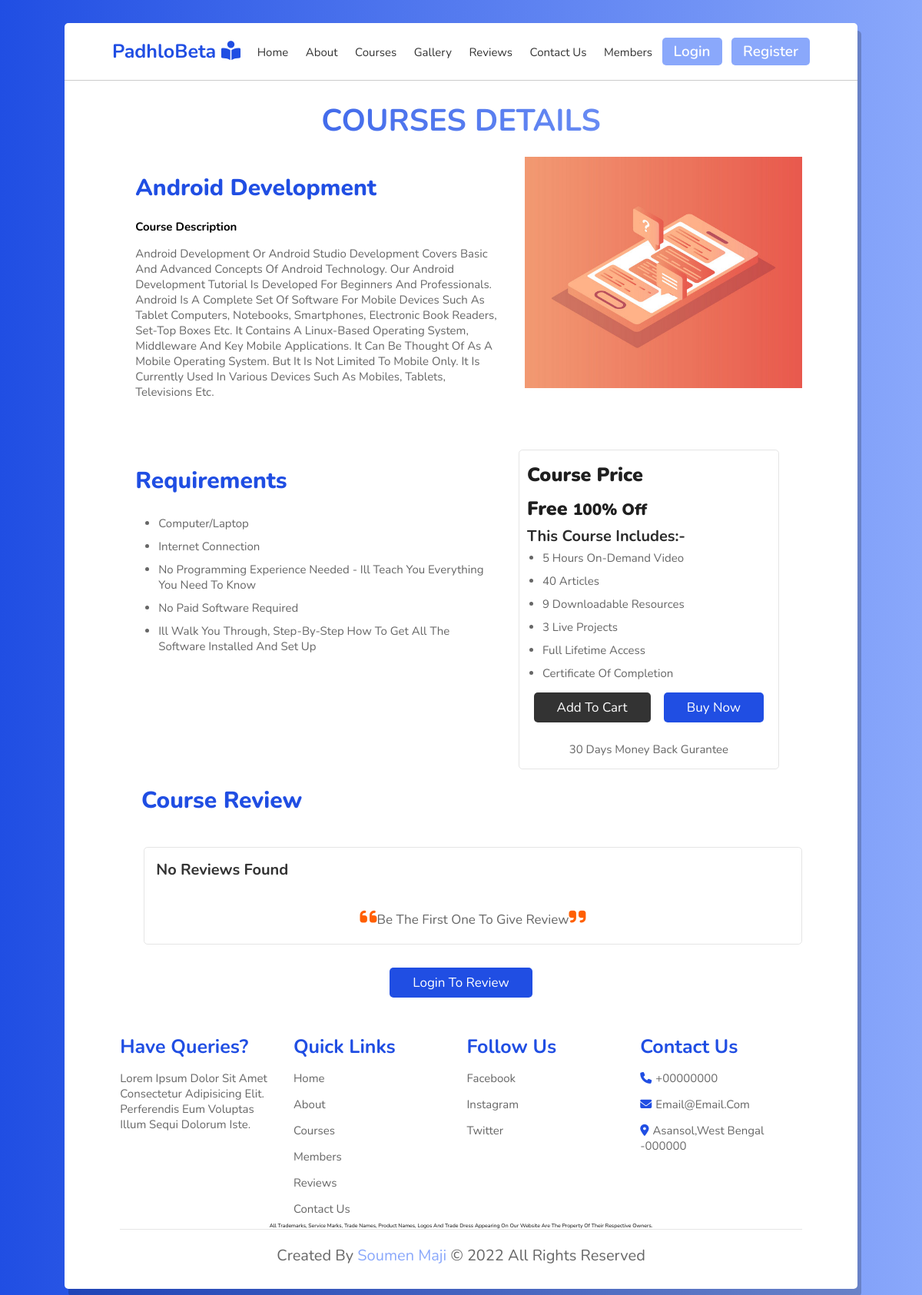
/course-details.php?cid=2, run on the app's committed database.
### tables this page shows
CREATE TABLE `courses` (
  `course_id` int(11) NOT NULL,
  `name` varchar(255) NOT NULL,
  `path` varchar(255) NOT NULL,
  `description` varchar(2550) NOT NULL,
  `rating` int(1) NOT NULL,
  `price` int(5) DEFAULT NULL,
  `duration` int(10) NOT NULL DEFAULT 6
);

### course-details.php (the view, shortened to what this page needs)
<!DOCTYPE html>
<html lang="en">
<head>
    <link rel="stylesheet" href="style.css">
    <link rel="stylesheet" href="https://cdnjs.cloudflare.com/ajax/libs/font-awesome/6.1.1/css/all.min.css">
</head>
<body>
    <div class="container">
        <?php include 'header.php' ?>
        <h1 class="heading">Courses Details </h1>
        <?php
        include 'dbconnect.php';
        $course_id=$_GET['cid'];
        $sql="SELECT * FROM `courses` WHERE `course_id`='$course_id'";
        $result=mysqli_query($conn,$sql);
        while ($row = mysqli_fetch_assoc($result)) {
            $course_name=$row['name'];
            $course_desc=$row['description'];
            $course_path=$row['path'];
            $course_price=$row['price'];
            if($course_price==0){
                $course_price="Free";
            }
            else{
                $course_price="₹".$course_price;
            }
       echo' <section class="course-details">
            <div class="course-cont">
                <h2 class="course-heading">'.$course_name.'</h2>
                <h4 class="course-description">Course Description</h4>
                <p>'.$course_desc.'</p>
            </div>
            <div class="course-img">
            <img src="'.$course_path.''.$course_id.'.jpg" alt="">
            </div>
        </section>
        <section class="course-details">
            <div class="course-cont">
                <h2 class="course-heading">Requirements</h2>
                <ul>
                    <li>Computer/Laptop</li>
                    <li>Internet Connection</li>
                    <li>No programming experience needed - I'.'ll teach you everything you need to know</li>
                    <li>No paid software required</li>
                    <li>I'.'ll walk you through, step-by-step how to get all the software installed and set up</li>
                </ul>
            </div>
            <div class="course-img course">
                <div class="box">
                    <p class="course-price">Course Price</p>
                    <p class="course-price">'.$course_price.' <small>100% off<small></p>';
                }
                ?>
        <div class="course-includes">
            <h4>This Course Includes:-</h4>
            <ul>
                <li>5 hours on-demand video</li>
                <li>40 articles</li>
                <li>9 downloadable resources</li>
                <li>3 live projects</li>
                <li>Full lifetime access</li>
                <li>Certificate of completion</li>
            </ul>
        </div>
        <div class="buttons-cart">
            <a href="#" class="btn">Add To Cart</a>
            <a href="#" class="btn bn">Buy Now</a>
        </div>
        <p class="text-center">30 days Money Back Gurantee</p>
    </div>
    </div>
    </section>
    <h2 class="course-heading-review">Course Review</h2>
    <section class="review course-review">
        <?php
             $found=false;
        if(!$found){
            echo '<div class="box">
            <div class="students">
                <div class="students-info">
              <div class="info text-center">
                 <h3 class="">No Reviews Found</h3>
                  <span></span>
              </div>
          </div>
      </div>
      <p class="text"><i class="fas fa-quote-left"></i>Be the First one to give Review<i class="fas fa-quote-right"></i></p>
  </div>';
        }
    ?>
    </section>
    <?php
        $course_id=$_GET['cid'];
    if(isset($_SESSION['loggedin'])&& $_SESSION['loggedin']==true){
echo '<div class="all-courses reviews-all">
<a onclick='."popup('course-review-popup')".' class="btn bn">Add Review</a>
</div>
<div class="popup-container" id="course-review-popup">
<div class=" popup">
  <form action="index.php" method="POST">
     <h2><span>Reviews</span>
    <button type="reset" onclick='."popup('course-review-popup')".'>X</button>
    </h2>
    <select id="course-id-input" name="course-id-input">
      <option  value='."$course_id".'>'.$course_id.'</option>
    </select>
    <textarea style="border:1px solid gray;resize: none; display:flex;" name="course-review-content" id="" placeholder="Enter Your review Here" cols="30" rows="5"></textarea>
    <br>
    <div class="review-rating-range">
    <label for="rating">Give Your Rating</label><br>
    <input type="range" id="rating" min="1" max="5" name="course-rating" list="review-rating" />
    <datalist id="review-rating">
      <option value="1" label="1"></option>
      <option value="2" label="2"></option>
      <option value="3" label="3"></option>
      <option value="4" label="4"></option>
      <option value="5" label="5"></option>
    </datalist>
    </div>
    <button class="login-btn" type="submit" name="course-review-submit">Submit</button>
  </form>
</div>
</div>'; }
else{
    echo '<div class="all-courses reviews-all">
    <a onclick='."popup('login-popup')".' class="btn bn">Login To Review</a>
</div>';
}
?>
    <?php include 'footer.php' ?>
    </div>
</body>
</html>

### style.css (style rules this page uses)
:root { --blue: #204ee3; --light-blue: #8aa8fb; --gradient: linear-gradient(90deg, var(--blue), var(--light-blue)); }
* { font-family: "Nunito", sans-serif; margin: 0; padding: 0; box-sizing: border-box; outline: none; border: none; text-decoration: none; text-transform: capitalize; transition: all 0.2s ease-out; }
html { font-size: 62.5%; scroll-behavior: smooth; overflow-x: hidden; }
body { background: var(--gradient); padding: 3rem 7%; padding-bottom: 9rem; }
.container { background: #fff; border-radius: 0.5rem; box-shadow: 0.5rem 1rem rgba(0, 0, 0, 0.2); }
.reviews-all { display: flex; justify-content: space-around!important; }
.course-heading { color: var(--blue); font-size: 3rem; font-weight: 800; margin-bottom: 2rem; }
.course-description { font-size: 1.5rem; margin-bottom: 1rem; }
.course-details { display: flex; flex-wrap: wrap; gap: 1.5rem; }
.course-details .course-img { flex: 1 1 35rem; }
.course-details .course-img img { width: 100%; }
.course-details .course-cont { flex: 1 1 50rem; padding: 2rem; }
.course-details .course-cont p { color: #666; font-size: 1.5rem; padding: 0.5rem 0; }
.course-details .course-cont ul { padding-left: 3rem; }
.course-details .course-cont ul li { font-size: 1.5rem; padding: 0.5rem 0; color: #666; }
.course-details .course-img .course-price { font-size: 2.5rem; font-weight: 900; color: rgb(31, 31, 31); }
.text-center { text-align: center !important; }
.buttons-cart { justify-content: space-around; display: flex; margin-bottom: 2rem; }
.bn { background-color: var(--blue) !important; }
.course-includes h4 { color: rgb(43, 43, 43); font-size: 2rem; }
.course-includes ul { padding-left: 2rem; }
.course-includes ul li { font-size: 1.5rem; padding: 0.5rem 0; color: #666; }
section { padding: 2rem 7%; }
.btn { display: inline-block; margin-top: 1rem; padding: 0.8rem 3rem; border-radius: 0.5rem; background: #333; color: #fff; cursor: pointer; font-size: 1.7rem; }
.heading { color: transparent; background: var(--gradient); background-clip: text; -webkit-background-clip: text; padding: 0 1rem; padding-top: 2.5rem; text-align: center; font-size: 4rem; text-transform: uppercase; }
.course { display: flex; flex-wrap: wrap; gap: 1.5rem; }
.course .box { flex: 1 1 30rem; border-radius: 0.5rem; border: 0.1rem solid rgba(0, 0, 0, 0.1); padding: 1rem; position: relative; }
.course .box p { color: #666; font-size: 1.5rem; padding: 0.5rem 0; }
.all-courses { text-align: center; margin-bottom: 2rem; }
.review { display: flex; flex-wrap: wrap; gap: 1.5rem; }
.review .box { border-radius: 0.5rem; border: 0.1rem solid rgba(0, 0, 0, 0.1); padding: 1rem; flex: 1 1 30rem; }
.review .box .students { display: flex; align-items: center; justify-content: space-between; }
.review .box .students .students-info { display: flex; align-items: center; }
.review .box .students .students-info h3 { font-size: 2rem; color: #333; padding: 0.5rem; }
.review .box .students .students-info span { font-size: 1.5rem; color: var(--light-blue); padding: 0.5rem; }
.review .box .text { padding: 1rem 0; font-size: 1.7rem; color: #666; text-align: center; }
.review .box .text i { color: #ff5f01; font-size: 2.5rem; }
.course-heading-review { color: var(--blue); font-size: 3rem; font-weight: 800; margin-bottom: 2rem; padding-left: 10rem; }
.course-review { padding-left:10% ; }

### data on the page
courses: name "Android Development", description "Android Development Or Android Studio Development Covers Basic And Advanced Concepts Of Android Technology. Our Android Development Tutorial Is Developed For Beginners And Professionals. Android Is A Complete Set Of Software For Mobile Devices Such As Tablet Computers, Notebooks, Smartphones, Electronic Book Readers, Set-Top Boxes Etc. It Contains A Linux-Based Operating System, Middleware And Key Mobile Applications. It Can Be Thought Of As A Mobile Operating System. But It Is Not Limited To Mobile Only. It Is Currently Used In Various Devices Such As Mobiles, Tablets, Televisions Etc.", path (picture), price "Free"
